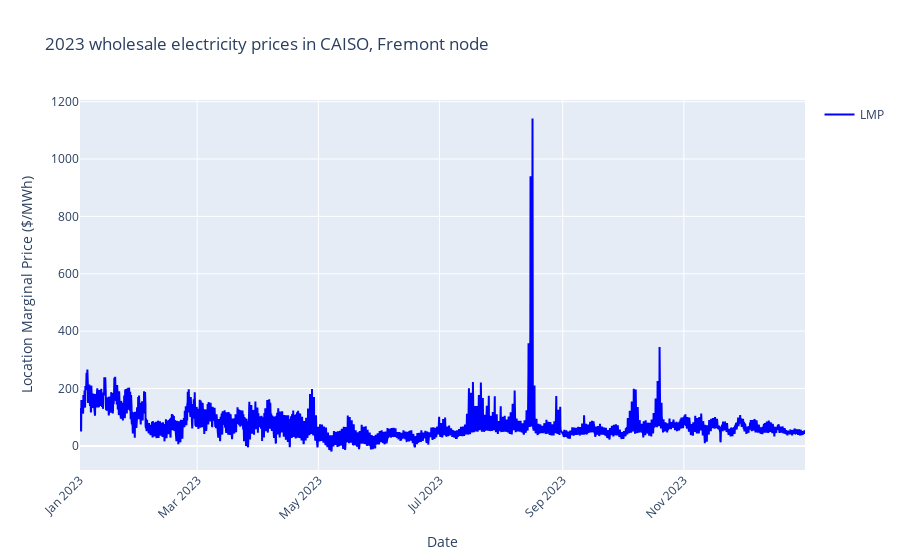

Notebook code for this chart:
### Markdown cell above
# Plot data

---

We will plot the data to understand the distribution of the electricity price and also to see the trend of the electricity price over time.

### Code cell
figure = go.Figure()
figure.add_trace(
    go.Scatter(
        x=df_2023.index.get_level_values('datetime'),
        y=df_2023.loc['LMP', 'MW'],
        mode='lines',
        name='LMP',
        line=dict(color='blue'),
    ),
)
figure.update_layout(
    title="2023 wholesale electricity prices in CAISO, Fremont node",
    xaxis_title="Date",
    yaxis_title="Location Marginal Price ($/MWh)",
    showlegend=True,
)
# Slanted x-axis labels
figure.update_layout(xaxis_tickangle=-45)
figure.show()

### Figure 1 — Plotly figure (JSON) as saved in the notebook; plotly's stock layout.template omitted (floating-point values rounded to 4 significant figures; data arrays with more than 128 entries replaced by an {"elided": "..."} marker saying what was removed)
{"data": [{"line": {"color": "blue"}, "mode": "lines", "name": "LMP", "type": "scatter", "x": {"elided": "43680 str values"}, "y": {"elided": "8736 float values"}}], "layout": {"showlegend": true, "title": {"text": "2023 wholesale electricity prices in CAISO, Fremont node"}, "xaxis": {"tickangle": -45, "title": {"text": "Date"}}, "yaxis": {"title": {"text": "Location Marginal Price ($/MWh)"}}}}
